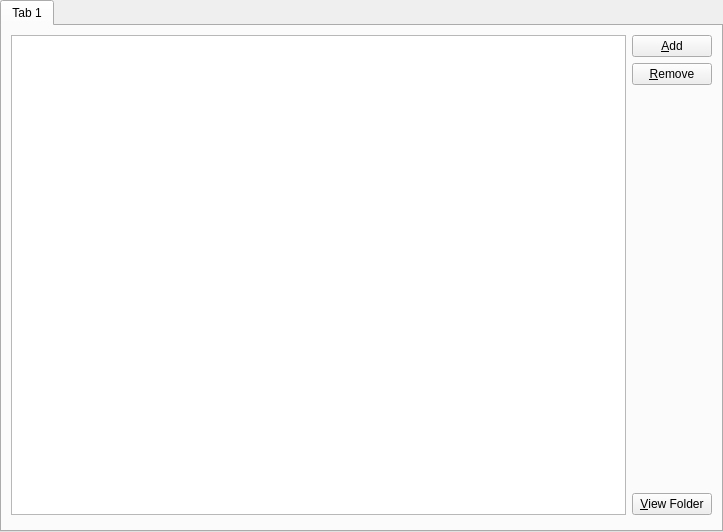
<?xml version="1.0" encoding="UTF-8"?>
<ui version="4.0">
 <class>ModFolderPage</class>
 <widget class="QWidget" name="ModFolderPage">
  <property name="geometry">
   <rect>
    <x>0</x>
    <y>0</y>
    <width>723</width>
    <height>532</height>
   </rect>
  </property>
  <layout class="QVBoxLayout" name="verticalLayout">
   <property name="leftMargin">
    <number>0</number>
   </property>
   <property name="topMargin">
    <number>0</number>
   </property>
   <property name="rightMargin">
    <number>0</number>
   </property>
   <property name="bottomMargin">
    <number>0</number>
   </property>
   <item>
    <widget class="QTabWidget" name="tabWidget">
     <property name="currentIndex">
      <number>0</number>
     </property>
     <widget class="QWidget" name="tab">
      <attribute name="title">
       <string notr="true">Tab 1</string>
      </attribute>
      <layout class="QGridLayout" name="gridLayout">
       <item row="0" column="0">
        <widget class="ModListView" name="modTreeView">
         <property name="sizePolicy">
          <sizepolicy hsizetype="Expanding" vsizetype="Expanding">
           <horstretch>0</horstretch>
           <verstretch>0</verstretch>
          </sizepolicy>
         </property>
         <property name="acceptDrops">
          <bool>true</bool>
         </property>
         <property name="dragDropMode">
          <enum>QAbstractItemView::DropOnly</enum>
         </property>
        </widget>
       </item>
       <item row="0" column="1">
        <layout class="QVBoxLayout" name="verticalLayout_2">
         <item>
          <widget class="QPushButton" name="addModBtn">
           <property name="text">
            <string>&amp;Add</string>
           </property>
          </widget>
         </item>
         <item>
          <widget class="QPushButton" name="rmModBtn">
           <property name="text">
            <string>&amp;Remove</string>
           </property>
          </widget>
         </item>
         <item>
          <spacer name="verticalSpacer">
           <property name="orientation">
            <enum>Qt::Vertical</enum>
           </property>
           <property name="sizeHint" stdset="0">
            <size>
             <width>20</width>
             <height>40</height>
            </size>
           </property>
          </spacer>
         </item>
         <item>
          <widget class="QPushButton" name="viewModBtn">
           <property name="text">
            <string>&amp;View Folder</string>
           </property>
          </widget>
         </item>
        </layout>
       </item>
       <item row="1" column="0" colspan="2">
        <widget class="MCModInfoFrame" name="frame">
         <property name="sizePolicy">
          <sizepolicy hsizetype="Preferred" vsizetype="Minimum">
           <horstretch>0</horstretch>
           <verstretch>0</verstretch>
          </sizepolicy>
         </property>
        </widget>
       </item>
      </layout>
     </widget>
    </widget>
   </item>
  </layout>
 </widget>
 <customwidgets>
  <customwidget>
   <class>ModListView</class>
   <extends>QTreeView</extends>
   <header>widgets/ModListView.h</header>
  </customwidget>
  <customwidget>
   <class>MCModInfoFrame</class>
   <extends>QFrame</extends>
   <header>widgets/MCModInfoFrame.h</header>
   <container>1</container>
  </customwidget>
 </customwidgets>
 <resources/>
 <connections/>
</ui>
